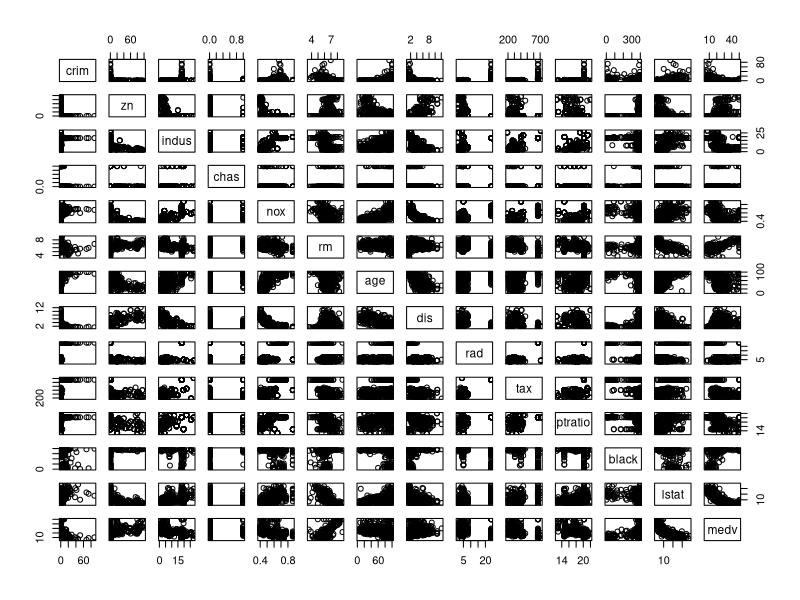
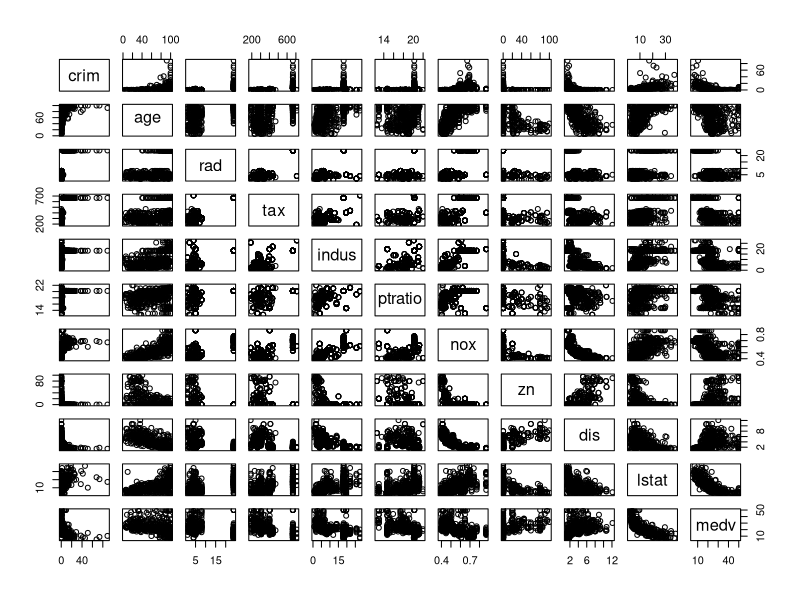
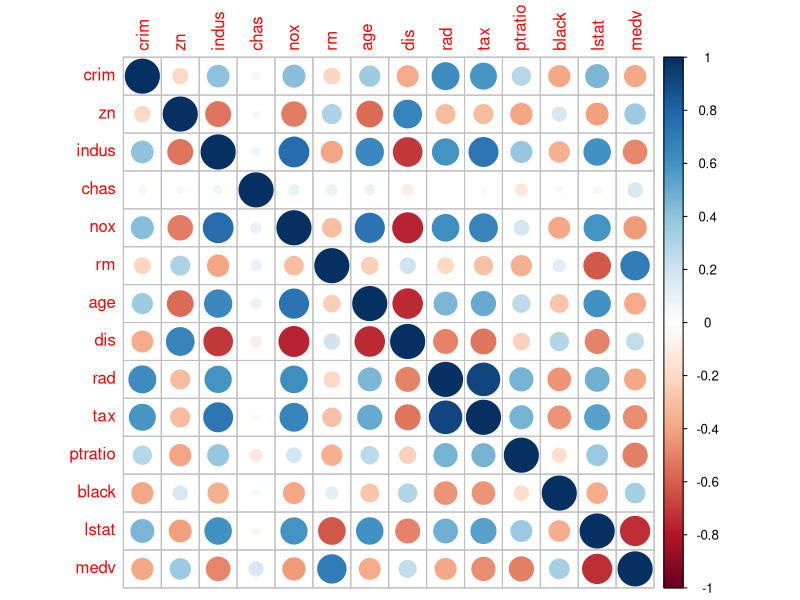
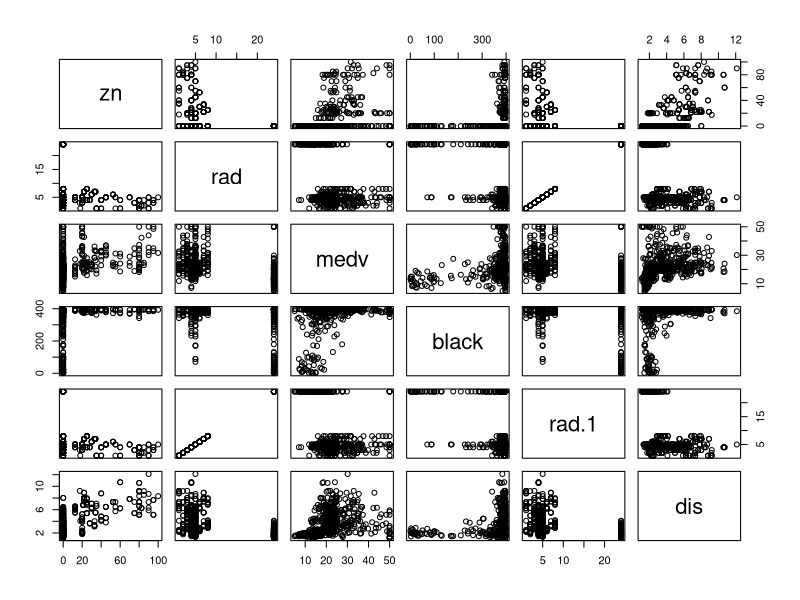
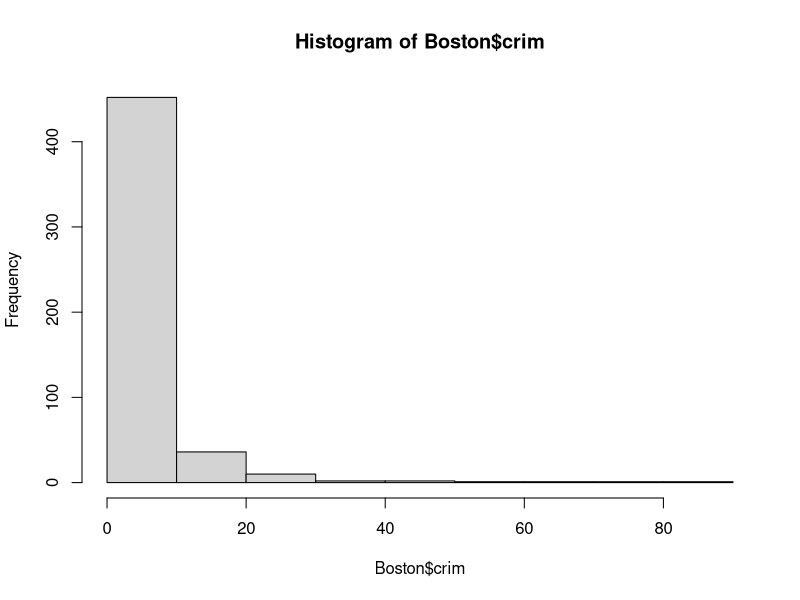
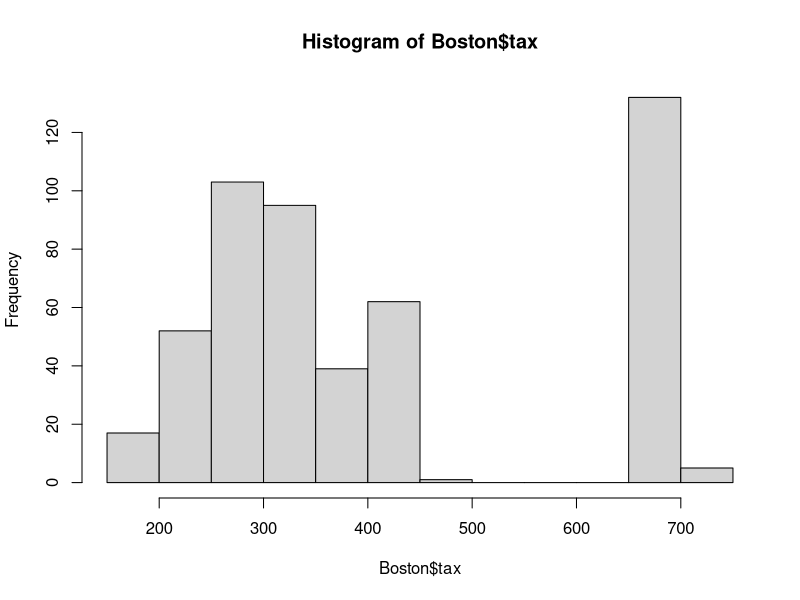
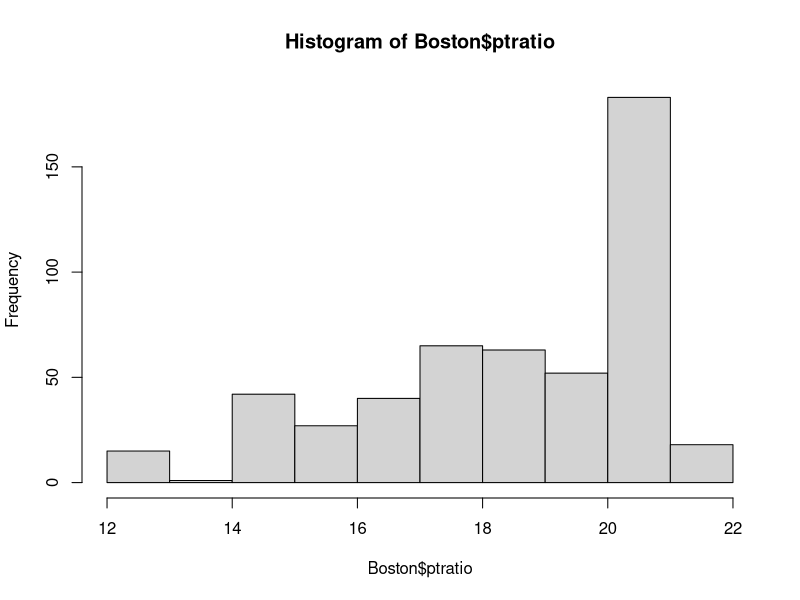

Generate these figures, in order, with R:
## ---- chunk 1
# Numeric vector of length 50
fibvals <- numeric(50)

# for number in range 1 to 50
for (i in 1:50) {
  # if number is 1 ...
  if (i == 1) {
    # Then value at index number is set to 0
    fibvals[i] <- 0
    # else if (multiple conditions) number is 2 ...
  } else if (i == 2) {
    # Then value at index number is set to 1
    fibvals[i] <- 1
    # else value at index number is the sum of the two preceding numbers.
  } else {
    fibvals[i] <- fibvals[i-1]+fibvals[i-2]
  }
}
sum(fibvals)
## ---- chunk 2
# Code for 10 a) goes here
library(MASS)

nrow(Boston)
ncol(Boston)

?Boston
## ---- chunk 3
# Code for 10 b) goes here

# We can look at pairwise scatterplots to eyeball correlations
pairs(Boston)

# It can be hard to see this plot so we can zoom in a bit to columns of interest
cols <- c("crim", "age", "rad", "tax", "indus", "ptratio", "nox", "zn", "dis", "lstat", "medv")
pairs(Boston[,cols])

# We can also plot correlations using the `corrplot` packages

#install.packages("corrplot") 
library(corrplot) 
corrplot(cor(Boston))
## ---- chunk 4
# Code for 10 c) goes here
# "." is all columns
mod <- lm(crim ~ ., data = Boston)
summary(mod)

# Plot matrix of scatterplots which is useful to visualize correlation of small data sets. 
pairs(Boston[, c('zn','rad','medv','black','rad','dis')])
## ---- chunk 5
# Code for 10 d) goes here
summary(Boston$crim)
hist(Boston$crim)

summary(Boston$tax)
hist(Boston$tax)

summary(Boston$ptratio)
hist(Boston$ptratio)
## ---- chunk 6
# Code for 10 e) goes here
# How many suburbs are bound by the Charles river?
sum(Boston$chas)
## ---- chunk 7
# Code for 10 f) goes here
# What is the median pupil-teacher ratio among towns?
median(Boston$ptratio)
## ---- chunk 8
# Code for 10 g) goes here
# Which has lowest median vakue of owner occupied homes? ...
Boston[Boston$medv == min(Boston$medv),]
mean_medv <- sapply(Boston[Boston$medv == min(Boston$medv),], mean)
mean_boston <- sapply(Boston, mean)
rbind(mean_boston, mean_medv)
## ---- chunk 9
# Code for 10 h) goes here
nrow(Boston[Boston$rm > 7,])
nrow(Boston[Boston$rm > 8,])
summary(Boston[Boston$rm > 8,])
